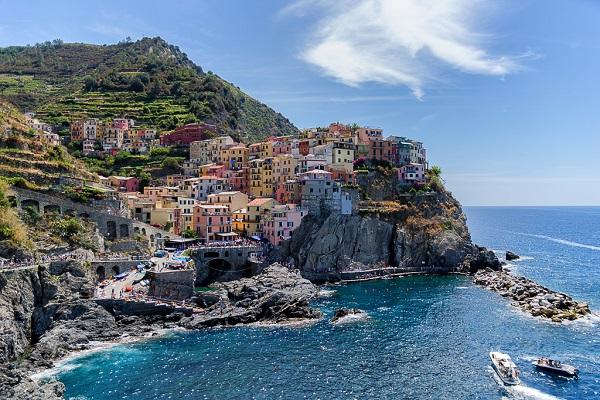
#> input picture week4_assignment4/img.jpg, 600 x 400 px, found by its file name
$ jupyter execute --allow-errors week4_assignment4.Abror.Joraboyev.ipynb
#> lines starting #> are read from the running program, lines starting #| are printed output that depends on the picture
#> (a cell that did not finish here is left out)

[cell 2]
import cv2
import numpy as np
import matplotlib.pyplot as plt

def gamma_correction(image, gamma):
    if image is None:
        raise ValueError('Image not loaded')
    if gamma <= 0:
        raise ValueError('Gamma must be > 0')
    img = image.astype(np.float32) / 255.0
    corrected = np.power(img, gamma)
    corrected = np.clip(corrected * 255.0, 0, 255).astype(np.uint8)
    return corrected


img = cv2.imread('/Users/230363/Downloads/img.jpg')
#> img is the input picture: shape (400, 600, 3); mean B, G, R 142.3, 123.3, 103.5
if img is None:
    print('/Users/230363/Downloads/img.jpg')
else:
    img_rgb = cv2.cvtColor(img, cv2.COLOR_BGR2RGB)
    gamma_img = gamma_correction(img_rgb, 0.5)
    plt.figure()
    plt.title('Gamma Correction (0.5)')
    plt.imshow(gamma_img)
    plt.axis('off')
    plt.show()

[cell 3]
import numpy as np
import matplotlib.pyplot as plt

x = np.linspace(0, 1, 256)
plt.figure()
for g in [0.5, 1.0, 2.0]:
    y = np.power(x, g)
    plt.plot(x, y, label=f'gamma = {g}')

plt.title('Gamma Curves')
plt.xlabel('Input Intensity (normalized)')
plt.ylabel('Output Intensity (normalized)')
plt.legend()
plt.grid(True)
plt.show()
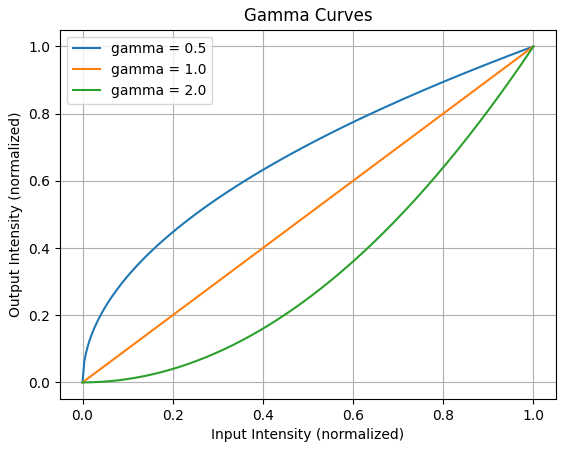
#> figure drawn by matplotlib, 1 panel; curve peaks at x = 1, y = 1; curve peaks at x = 1, y = 1; curve peaks at x = 1, y = 1

[cell 4]
import cv2
import numpy as np
import matplotlib.pyplot as plt

def image_negative(image):
    return 255 - image

def intensity_range_mapping(image, r1, r2, s1, s2):
    img = image.astype(np.float32)
    out = np.zeros_like(img)

    mask1 = img < r1
    mask2 = (img >= r1) & (img <= r2)
    mask3 = img > r2

    if r1 != 0:
        out[mask1] = (s1 / r1) * img[mask1]
    out[mask2] = ((s2 - s1) / (r2 - r1)) * (img[mask2] - r1) + s1
    out[mask3] = ((255 - s2) / (255 - r2)) * (img[mask3] - r2) + s2

    return np.clip(out, 0, 255).astype(np.uint8)


img = cv2.imread('/Users/230363/Downloads/img.jpg')
if img is None:
    print('/Users/230363/Downloads/img.jpg')
else:
    img_rgb = cv2.cvtColor(img, cv2.COLOR_BGR2RGB)

    neg = image_negative(img_rgb)
    mapped = intensity_range_mapping(img_rgb, 50, 200, 30, 220)
#> in intensity_range_mapping, `mask1 = img < r1`:
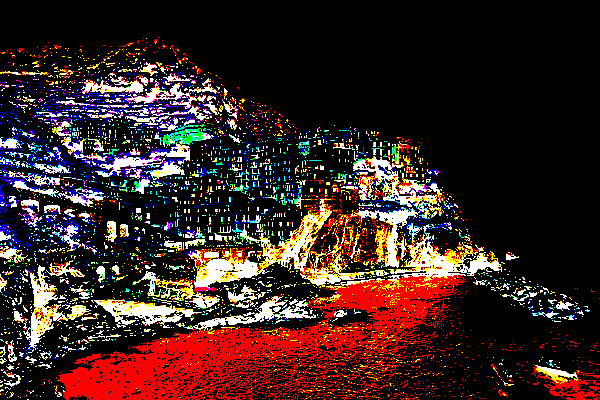
#> mask1: shape (400, 600, 3) bool; mean R, G, B 0.226, 0.139, 0.127
#> in intensity_range_mapping, `mask2 = (img >= r1) & (img <= r2)`:
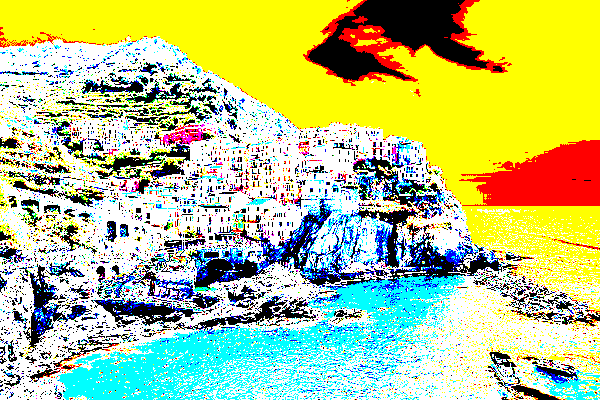
#> mask2: shape (400, 600, 3) bool; mean R, G, B 0.724, 0.774, 0.524
#> in intensity_range_mapping, `mask3 = img > r2`:
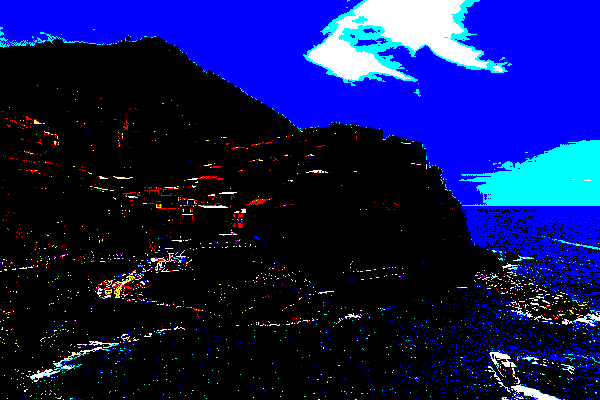
#> mask3: shape (400, 600, 3) bool; mean R, G, B 0.0498, 0.087, 0.349
#> in intensity_range_mapping, `return np.clip(out, 0, 255).astype(np.uint8)`:
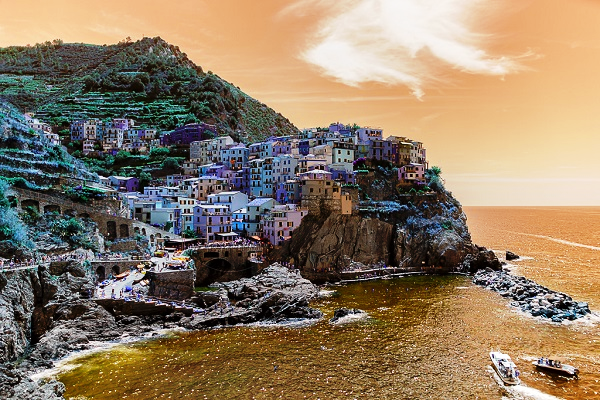
#> returned value: shape (400, 600, 3); mean of channels 0, 1, 2 100.5, 123.6, 142.4; drawn as B, G, R

    plt.figure(figsize=(12,4))
    plt.subplot(1,3,1); plt.title('Original'); plt.imshow(img_rgb); plt.axis('off')
    plt.subplot(1,3,2); plt.title('Negative'); plt.imshow(neg); plt.axis('off')
    plt.subplot(1,3,3); plt.title('Intensity Mapped'); plt.imshow(mapped); plt.axis('off')
    plt.show()

[cell 5]
import cv2
import numpy as np
import matplotlib.pyplot as plt


img = cv2.imread('/Users/230363/Downloads/img.jpg', cv2.IMREAD_GRAYSCALE)
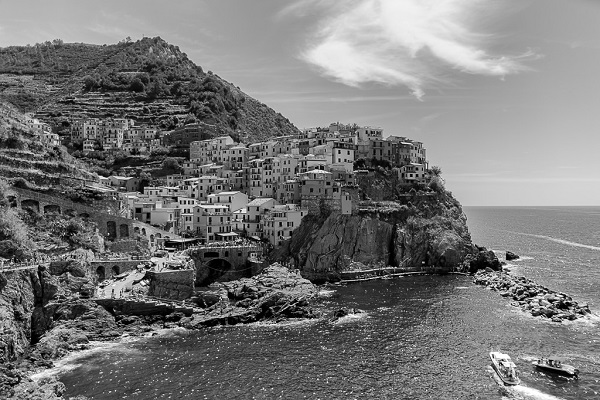
#> img: shape (400, 600); min 0, max 255, mean 119.5
if img is None:
    raise ValueError('/Users/230363/Downloads/img.jpg')

negative = np.zeros_like(img, dtype=np.uint8)

h, w = img.shape
#> h = 400; w = 600
for i in range(h):
    for j in range(w):
        negative[i, j] = 255 - img[i, j]
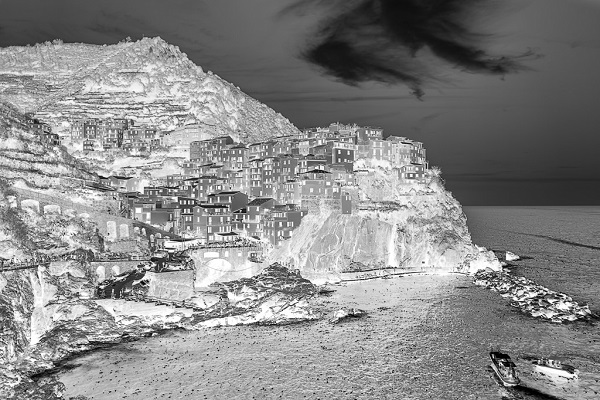
#> negative: shape (400, 600); min 0, max 255, mean 135.5


plt.figure(figsize=(10,4))
plt.subplot(1,2,1)
plt.title("Original")
plt.imshow(img, cmap="gray")
plt.axis("off")

plt.subplot(1,2,2)
plt.title("Negative")
plt.imshow(negative, cmap="gray")
plt.axis("off")

plt.show()

[cell 6]
import cv2
import numpy as np
import matplotlib.pyplot as plt


img = cv2.imread("img.jpg", cv2.IMREAD_GRAYSCALE)
if img is None:
    raise ValueError("img.jpg")

A = 80
B = 160

mapped = img.copy()

h, w = img.shape
for i in range(h):
    for j in range(w):
        if A <= img[i, j] <= B:
            mapped[i, j] = 255
        else:
            mapped[i, j] = img[i, j]
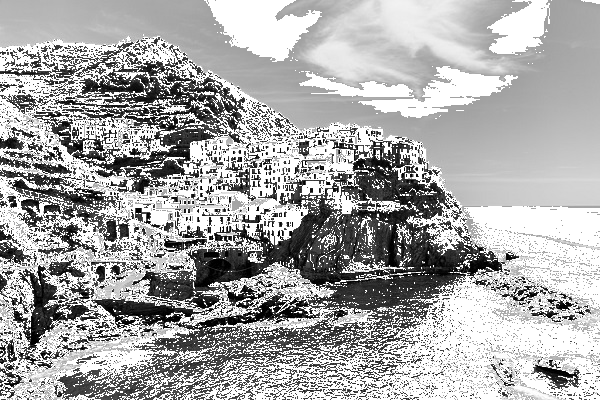
#> mapped: shape (400, 600); min 0, max 255, mean 169.6


plt.figure(figsize=(10,4))
plt.subplot(1,2,1)
plt.title("Before")
plt.imshow(img, cmap="gray")
plt.axis("off")

plt.subplot(1,2,2)
plt.title("After (Range Mapped)")
plt.imshow(mapped, cmap="gray")
plt.axis("off")

plt.show()

[cell 7]
import cv2
import numpy as np
import matplotlib.pyplot as plt

def full_pipeline(image):
    gamma_img = gamma_correction(image, 0.5)
    neg_img = image_negative(image)
    mapped_img = intensity_range_mapping(image, 50, 200, 30, 220)
    return gamma_img, neg_img, mapped_img

img = cv2.imread('/Users/230363/Downloads/img.jpg')
if img is None:
    print('/Users/230363/Downloads/img.jpg')
else:
    img_rgb = cv2.cvtColor(img, cv2.COLOR_BGR2RGB)
    g, n, m = full_pipeline(img_rgb)

    plt.figure(figsize=(12,4))
    plt.subplot(1,4,1); plt.title('Original'); plt.imshow(img_rgb); plt.axis('off')
    plt.subplot(1,4,2); plt.title('Gamma'); plt.imshow(g); plt.axis('off')
    plt.subplot(1,4,3); plt.title('Negative'); plt.imshow(n); plt.axis('off')
    plt.subplot(1,4,4); plt.title('Mapped'); plt.imshow(m); plt.axis('off')
    plt.show()

[cell 8]
import cv2
import numpy as np
import matplotlib.pyplot as plt

def _validate_image(image):
    if image is None:
        raise ValueError("Image is None. Check the path.")
    if not isinstance(image, np.ndarray):
        raise TypeError("Image must be a numpy array.")
    if image.dtype != np.uint8:
        raise TypeError("Image must be uint8.")
    if image.ndim not in (2, 3):
        raise ValueError("Image must be grayscale (2D) or RGB (3D).")

def _to_float01(image):
    return image.astype(np.float32) / 255.0

def _to_uint8(image01):
    return np.clip(image01 * 255.0, 0, 255).astype(np.uint8)

def gamma_correction(image, gamma):
    _validate_image(image)
    if gamma <= 0:
        raise ValueError("Gamma must be > 0")

    img01 = _to_float01(image)
    corrected01 = np.power(img01, gamma)
    return _to_uint8(corrected01)

def image_negative(image):
    _validate_image(image)
    return 255 - image

def intensity_range_mapping(image, A, B):
    _validate_image(image)
    if not (0 <= A <= 255 and 0 <= B <= 255):
        raise ValueError("A and B must be in [0, 255]")
    if A > B:
        raise ValueError("A must be <= B")

    out = image.copy()
    mask = (image >= A) & (image <= B)
    out[mask] = 255
    return out

def show_images(title_list, image_list):
    n = len(image_list)
    plt.figure(figsize=(4*n, 4))
    for i, (title, img) in enumerate(zip(title_list, image_list)):
        plt.subplot(1, n, i+1)
        plt.title(title)
        if img.ndim == 2:
            plt.imshow(img, cmap="gray")
        else:
            plt.imshow(img)
        plt.axis("off")
    plt.show()

def plot_gamma_curves(gammas=(0.5, 1.0, 2.0)):
    x = np.linspace(0, 1, 256)
    plt.figure()
    for g in gammas:
        y = np.power(x, g)
        plt.plot(x, y, label=f"gamma={g}")
    plt.title("Gamma Curves")
    plt.xlabel("Input (normalized)")
    plt.ylabel("Output (normalized)")
    plt.legend()
    plt.grid(True)
    plt.show()


img_bgr = cv2.imread('/Users/230363/Downloads/img.jpg')
if img_bgr is None:
    raise ValueError('/Users/230363/Downloads/img.jpg')

img = cv2.cvtColor(img_bgr, cv2.COLOR_BGR2RGB)

plot_gamma_curves(gammas=(0.5, 1.0, 2.0))

gamma_img = gamma_correction(img, gamma=0.5)

neg_img = image_negative(img)

A, B = 80, 160
mapped_img = intensity_range_mapping(gamma_img, A, B)
#> in intensity_range_mapping, `mask = (image >= A) & (image <= B)`:
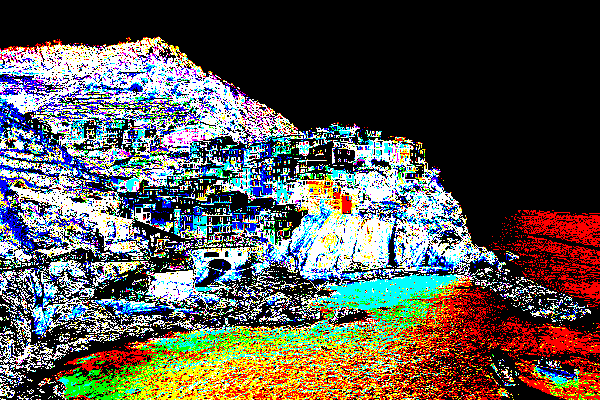
#> mask: shape (400, 600, 3) bool; mean R, G, B 0.344, 0.337, 0.308
#> in intensity_range_mapping, `out[mask] = 255`:
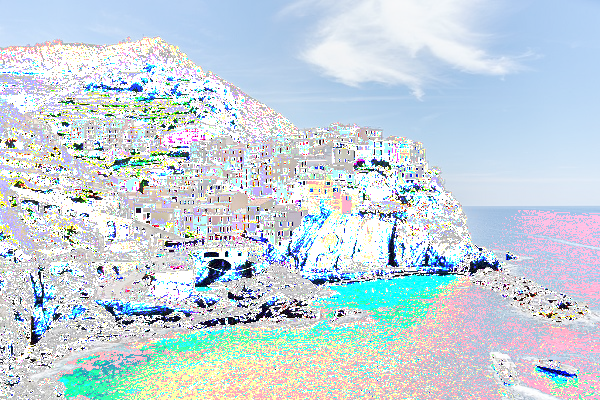
#> out: shape (400, 600, 3); mean R, G, B 197.6, 212, 220.3

show_images(
    ["Original", "After Gamma", "Negative", "Final (Mapped)"],
    [img, gamma_img, neg_img, mapped_img]
)
#> in show_images, `n = len(image_list)`: n = 4
#> the loop in show_images, `for i, (title, img) in enumerate(zip(title_list, image_list)):` made 4 passes
#> title on passes 1 to 4: 'Original', 'After Gamma', 'Negative', 'Final (Mapped)'
